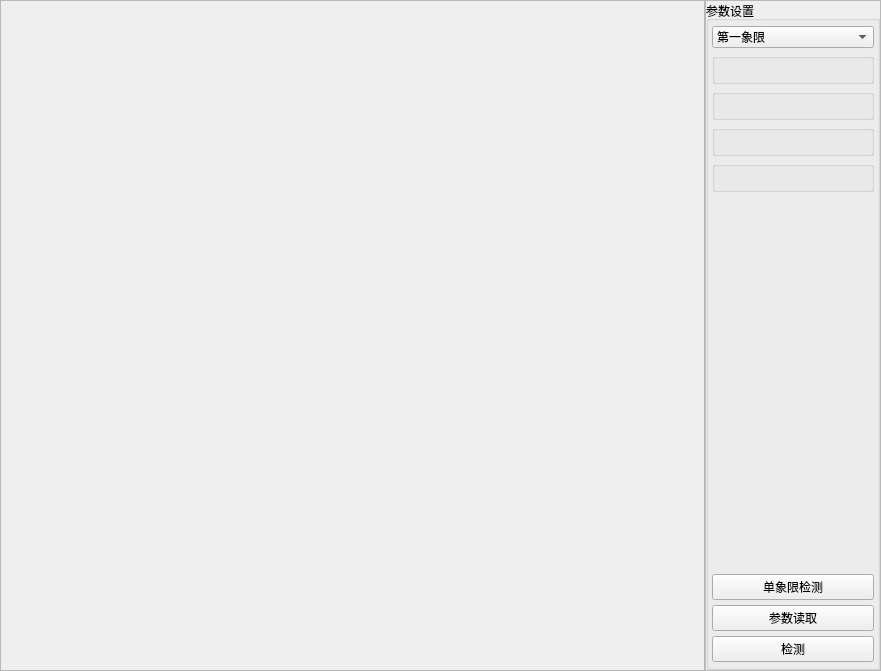
<?xml version="1.0" encoding="UTF-8"?>
<ui version="4.0">
 <class>CGetTapeAngleWidget</class>
 <widget class="QWidget" name="CGetTapeAngleWidget">
  <property name="geometry">
   <rect>
    <x>0</x>
    <y>0</y>
    <width>881</width>
    <height>671</height>
   </rect>
  </property>
  <property name="windowTitle">
   <string>Form</string>
  </property>
  <layout class="QHBoxLayout" name="horizontalLayout">
   <property name="spacing">
    <number>0</number>
   </property>
   <property name="leftMargin">
    <number>0</number>
   </property>
   <property name="topMargin">
    <number>0</number>
   </property>
   <property name="rightMargin">
    <number>0</number>
   </property>
   <property name="bottomMargin">
    <number>0</number>
   </property>
   <item>
    <widget class="QFrame" name="frame">
     <property name="sizePolicy">
      <sizepolicy hsizetype="Preferred" vsizetype="Preferred">
       <horstretch>8</horstretch>
       <verstretch>0</verstretch>
      </sizepolicy>
     </property>
     <property name="frameShape">
      <enum>QFrame::StyledPanel</enum>
     </property>
     <property name="frameShadow">
      <enum>QFrame::Raised</enum>
     </property>
     <layout class="QHBoxLayout" name="horizontalLayout_2">
      <property name="spacing">
       <number>0</number>
      </property>
      <property name="leftMargin">
       <number>0</number>
      </property>
      <property name="topMargin">
       <number>0</number>
      </property>
      <property name="rightMargin">
       <number>0</number>
      </property>
      <property name="bottomMargin">
       <number>0</number>
      </property>
      <item>
       <layout class="QVBoxLayout" name="vlay_widget"/>
      </item>
     </layout>
    </widget>
   </item>
   <item>
    <widget class="QFrame" name="frame_2">
     <property name="sizePolicy">
      <sizepolicy hsizetype="Preferred" vsizetype="Preferred">
       <horstretch>2</horstretch>
       <verstretch>0</verstretch>
      </sizepolicy>
     </property>
     <property name="frameShape">
      <enum>QFrame::StyledPanel</enum>
     </property>
     <property name="frameShadow">
      <enum>QFrame::Raised</enum>
     </property>
     <layout class="QVBoxLayout" name="vlay_pam">
      <property name="spacing">
       <number>0</number>
      </property>
      <property name="leftMargin">
       <number>0</number>
      </property>
      <property name="topMargin">
       <number>0</number>
      </property>
      <property name="rightMargin">
       <number>0</number>
      </property>
      <property name="bottomMargin">
       <number>0</number>
      </property>
      <item>
       <layout class="QVBoxLayout" name="verticalLayout">
        <item>
         <widget class="QGroupBox" name="groupBox">
          <property name="title">
           <string>参数设置</string>
          </property>
          <layout class="QVBoxLayout" name="verticalLayout_2">
           <property name="spacing">
            <number>5</number>
           </property>
           <property name="leftMargin">
            <number>3</number>
           </property>
           <property name="topMargin">
            <number>5</number>
           </property>
           <property name="rightMargin">
            <number>3</number>
           </property>
           <property name="bottomMargin">
            <number>5</number>
           </property>
           <item>
            <widget class="QComboBox" name="cmbx_quadrant">
             <item>
              <property name="text">
               <string>第一象限</string>
              </property>
             </item>
             <item>
              <property name="text">
               <string>第二象限</string>
              </property>
             </item>
             <item>
              <property name="text">
               <string>第三象限</string>
              </property>
             </item>
             <item>
              <property name="text">
               <string>第四象限</string>
              </property>
             </item>
            </widget>
           </item>
           <item>
            <widget class="QGroupBox" name="grpbx_1">
             <property name="title">
              <string/>
             </property>
             <layout class="QHBoxLayout" name="horizontalLayout_3">
              <property name="spacing">
               <number>0</number>
              </property>
              <property name="leftMargin">
               <number>0</number>
              </property>
              <property name="topMargin">
               <number>0</number>
              </property>
              <property name="rightMargin">
               <number>0</number>
              </property>
              <property name="bottomMargin">
               <number>0</number>
              </property>
              <item>
               <layout class="QVBoxLayout" name="lay_1"/>
              </item>
             </layout>
            </widget>
           </item>
           <item>
            <widget class="QGroupBox" name="grpbx_2">
             <property name="title">
              <string/>
             </property>
             <layout class="QHBoxLayout" name="horizontalLayout_4">
              <property name="spacing">
               <number>0</number>
              </property>
              <property name="leftMargin">
               <number>0</number>
              </property>
              <property name="topMargin">
               <number>0</number>
              </property>
              <property name="rightMargin">
               <number>0</number>
              </property>
              <property name="bottomMargin">
               <number>0</number>
              </property>
              <item>
               <layout class="QVBoxLayout" name="lay_2"/>
              </item>
             </layout>
            </widget>
           </item>
           <item>
            <widget class="QGroupBox" name="grpbx_3">
             <property name="title">
              <string/>
             </property>
             <layout class="QHBoxLayout" name="horizontalLayout_5">
              <property name="spacing">
               <number>0</number>
              </property>
              <property name="leftMargin">
               <number>0</number>
              </property>
              <property name="topMargin">
               <number>0</number>
              </property>
              <property name="rightMargin">
               <number>0</number>
              </property>
              <property name="bottomMargin">
               <number>0</number>
              </property>
              <item>
               <layout class="QVBoxLayout" name="lay_3"/>
              </item>
             </layout>
            </widget>
           </item>
           <item>
            <widget class="QGroupBox" name="grpbx_4">
             <property name="title">
              <string/>
             </property>
             <layout class="QHBoxLayout" name="horizontalLayout_6">
              <property name="spacing">
               <number>0</number>
              </property>
              <property name="leftMargin">
               <number>0</number>
              </property>
              <property name="topMargin">
               <number>0</number>
              </property>
              <property name="rightMargin">
               <number>0</number>
              </property>
              <property name="bottomMargin">
               <number>0</number>
              </property>
              <item>
               <layout class="QVBoxLayout" name="lay_4"/>
              </item>
             </layout>
            </widget>
           </item>
           <item>
            <spacer name="verticalSpacer">
             <property name="orientation">
              <enum>Qt::Vertical</enum>
             </property>
             <property name="sizeHint" stdset="0">
              <size>
               <width>20</width>
               <height>40</height>
              </size>
             </property>
            </spacer>
           </item>
           <item>
            <widget class="QPushButton" name="btn_singleDetct">
             <property name="text">
              <string>单象限检测</string>
             </property>
            </widget>
           </item>
           <item>
            <widget class="QPushButton" name="btn_pamRead">
             <property name="text">
              <string>参数读取</string>
             </property>
            </widget>
           </item>
           <item>
            <widget class="QPushButton" name="btn_detect">
             <property name="text">
              <string>检测</string>
             </property>
            </widget>
           </item>
          </layout>
         </widget>
        </item>
       </layout>
      </item>
     </layout>
    </widget>
   </item>
  </layout>
 </widget>
 <resources/>
 <connections/>
</ui>
